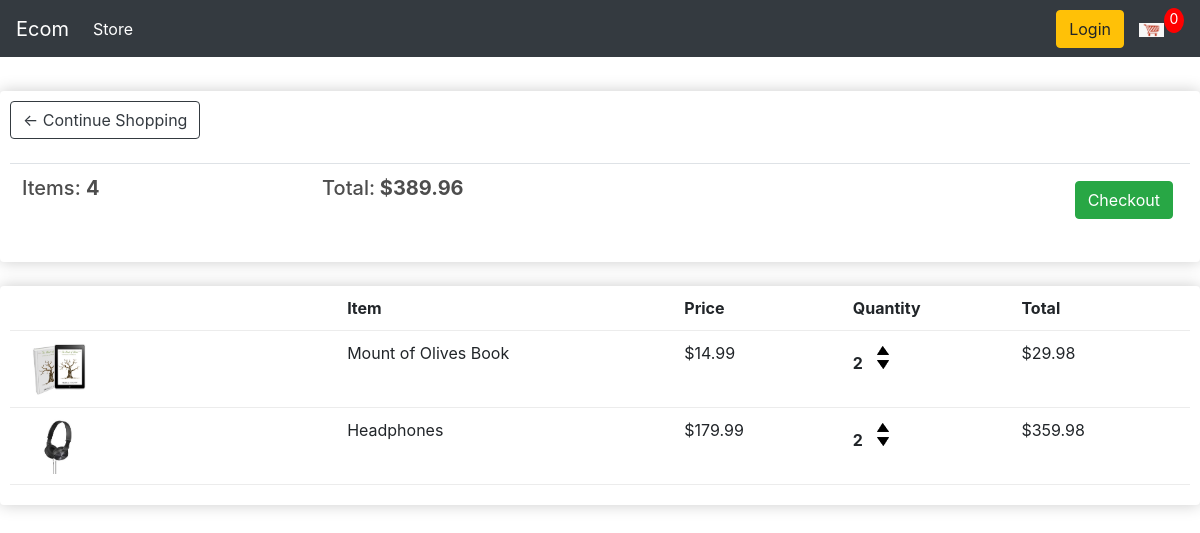
The app's page /cart/ (signed in), older data.
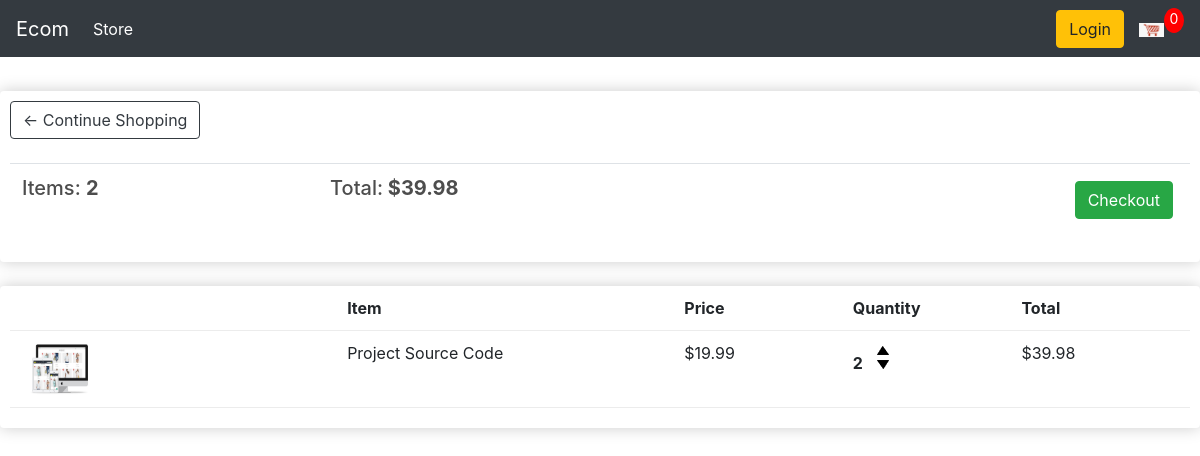
The same page, newer data.
### store/models.py (models this page shows, shortened)
class Order(models.Model):
    customer = models.ForeignKey(Customer, on_delete=models.SET_NULL, null=True, blank=True)
    date_ordered = models.DateTimeField(auto_now_add=True)
    complete = models.BooleanField(default=False)
    transaction_id = models.CharField(max_length=100)
    @property
    def get_cart_total(self):
        orderitems = self.orderitem_set.all()
        total = sum([item.get_total for item in orderitems])
        return total
    @property
    def get_cart_items(self):
        orderitems = self.orderitem_set.all()
        total = sum([item.quantity for item in orderitems])
        return total

class OrderItem(models.Model):
    product = models.ForeignKey(Product, on_delete=models.SET_NULL, null=True)
    order = models.ForeignKey(Order, on_delete=models.SET_NULL, null=True)
    quantity = models.IntegerField(default=0, null=True, blank=True)
    date_added = models.DateTimeField(auto_now_add=True)
    @property
    def get_total(self):
        total = self.product.price * self.quantity
        return total

class Product(models.Model):
    name = models.CharField(max_length=100)
    price = models.FloatField()
    digital = models.BooleanField(default=False, null=True, blank=True)
    image = models.ImageField(null=True, blank=True)
    @property
    def imageURL(self):
        try:
            url = self.image.url
        except:
            url = ''
        return url

### store/views.py (the view)
# urls.py: path('cart/', views.Cart.as_view(), name='cart'),
class Cart(View):
    def get(self, request, *args, **kwargs):
        if request.user.is_authenticated:
            customer = request.user.customer
            order, created = Order.objects.get_or_create(customer=customer, complete=False)
            items = order.orderitem_set.all()
        else:
            items = []
            order = {'get_cart_total':0, 'get_cart_items':0}
        context = {'items':items, 'order':order}
        return render(request, 'store/cart.html', context)

### store/templates/store/cart.html
{% extends 'store/main.html' %}
{% load static %}
{% block body_block %}
  <div class="row">
    <div class="col-lg-12">
      <div class="box-element">
        <a class="btn btn-outline-dark" href="{% url 'store' %}">&#x2190; Continue Shopping</a>
        <br>
				<br>
				<table class="table">
					<tr>
						<th><h5>Items: <strong>{{order.get_cart_items}}</strong></h5></th>
						<th><h5>Total:<strong> ${{order.get_cart_total|floatformat:2}}</strong></h5></th>
						<th>
							<a  style="float:right; margin:5px;" class="btn btn-success" href="{% url 'checkout' %}">Checkout</a>
						</th>
					</tr>
				</table>
      </div>
      <br>
        <div class="box-element">
          <div class="cart-row">
        <div style="flex:2"></div>
        <div style="flex:2"><strong>Item</strong></div>
        <div style="flex:1"><strong>Price</strong></div>
        <div style="flex:1"><strong>Quantity</strong></div>
        <div style="flex:1"><strong>Total</strong></div>
      </div>
      {% for item in items %}
  				<div class="cart-row">
  					<div style="flex:2"><img class="row-image" src="{{item.product.imageURL}}"></div>
  					<div style="flex:2"><p>{{item.product.name}}</p></div>
  					<div style="flex:1"><p>${{item.product.price|floatformat:2}}</p></div>
  					<div style="flex:1">
  						<p class="quantity">{{item.quantity}}</p>
  						<div class="quantity">
  							<img class="chg-quantity" src="{% static  'images/arrow-up.png' %}">
  							<img class="chg-quantity" src="{% static  'images/arrow-down.png' %}">
  						</div>
  					</div>
  					<div style="flex:1"><p>${{item.get_total|floatformat:2}}</p></div>
  				</div>
  		{% endfor %}
    </div>
  </div>
</div>
{% endblock %}

### store/templates/store/main.html (shortened to what this page needs)
<!DOCTYPE html>
{% load static %}
<html lang="en" dir="ltr">
  <head>
    <link rel="stylesheet" href="{% static 'css/main.css' %}">
    <link rel="stylesheet" href="https://stackpath.bootstrapcdn.com/bootstrap/4.5.2/css/bootstrap.min.css">
  </head>
  <body>
    <nav class="navbar navbar-expand-lg navbar-dark bg-dark">
	  <a class="navbar-brand" href="{% url 'store' %}">Ecom</a>
	  <div class="collapse navbar-collapse" id="navbarSupportedContent">
	    <ul class="navbar-nav mr-auto">
	      <li class="nav-item active">
	        <a class="nav-link" href="{% url 'store' %}">Store <span class="sr-only">(current)</span></a>
	      </li>
	    </ul>
      <div class="form-inline my-2 my-lg-0">
 	     	<a href="#"class="btn btn-warning">Login</a>
 	     	<a href="{% url 'cart' %}">
 	    		<img  id="cart-icon" src="{% static 'images/cart.png' %}">
 	    	</a>
 	    	<p id="cart-total">0</p>
 	    </div>
	  </div>
	</nav>
      <div class="">
          <br>
                {% block body_block %}
                {% endblock %}
      </div>
  </body>
</html>

### store/static/css/main.css (style rules this page uses)
body { background-color: hsl(0, 0%, 98%); }
h1,h2,h3,h4,h5,h6 { color:hsl(0, 0%, 30%); }
.box-element { box-shadow:hsl(0, 0%, 80%) 0 0 16px; background-color: #fff; border-radius: 4px; padding: 10px; }
.bg-dark { background-color: #4f868c!important; }
#cart-icon { width:25px; display: inline-block; margin-left: 15px; }
#cart-total { display: block; text-align: center; color:#fff; background-color: red; width: 20px; height: 25px; border-radius: 50%; font-size: 14px; }
.col-lg-4, .col-lg-6, .col-lg-8, .col-lg-12 { margin-top: 10px; }
.btn { border-radius: 0; }
.row-image { width: 100px; }
.cart-row { display: flex; align-items: flex-stretch; padding-bottom: 10px; margin-bottom: 10px; border-bottom: 1px solid #ececec; }
.quantity { display: inline-block; font-weight: 700; padding-right:10px; }
.chg-quantity { width: 12px; cursor: pointer; display: block; margin-top: 5px; transition:.1s; }

Row changes from the older to the newer data that the page shows:
removed Order: get_cart_items "4", get_cart_total "389.96"
removed OrderItem: product.imageURL (picture), product.name "Mount of Olives Book", product.price "14.99", quantity "2", get_total "29.98"
removed OrderItem: product.imageURL (picture), product.name "Headphones", product.price "179.99", quantity "2", get_total "359.98"
added Order: get_cart_items "2", get_cart_total "39.98"
added OrderItem: product.imageURL (picture), product.name "Project Source Code", product.price "19.99", quantity "2", get_total "39.98"
